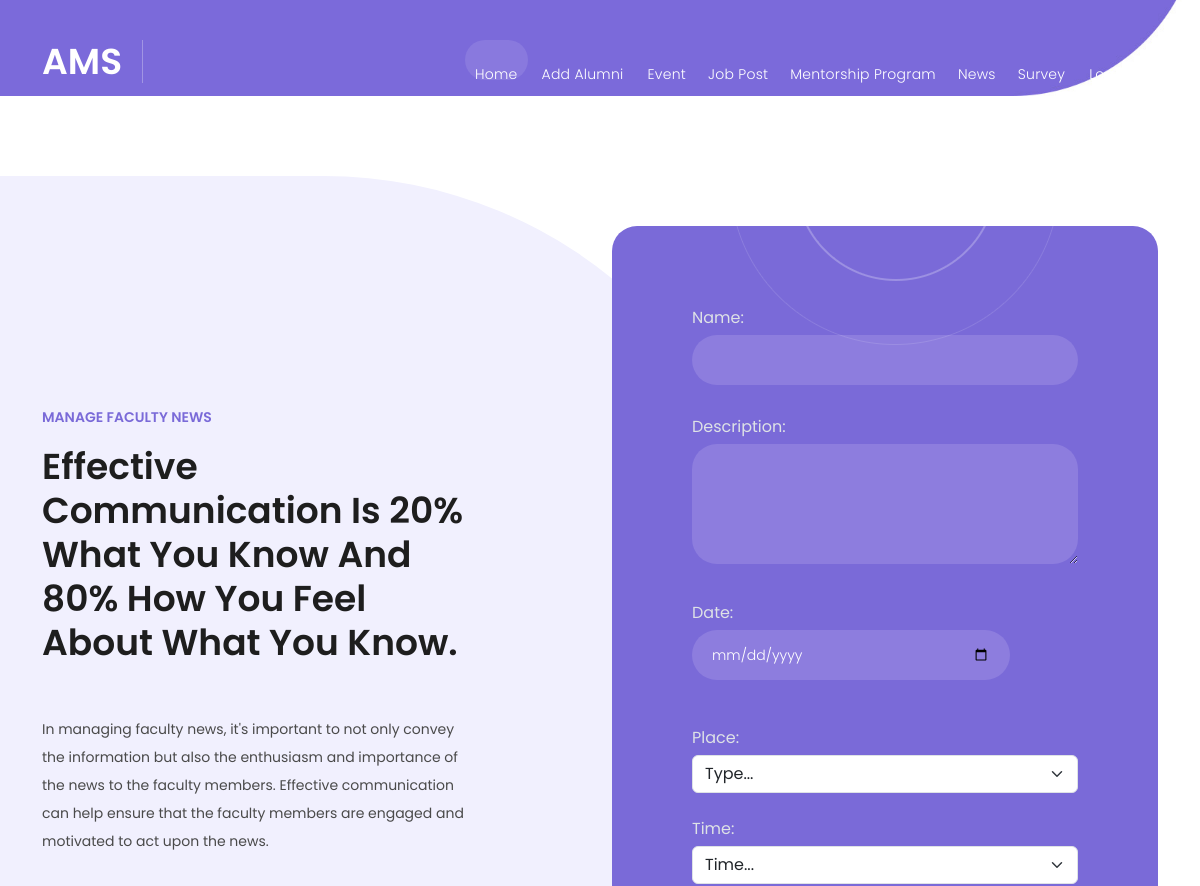
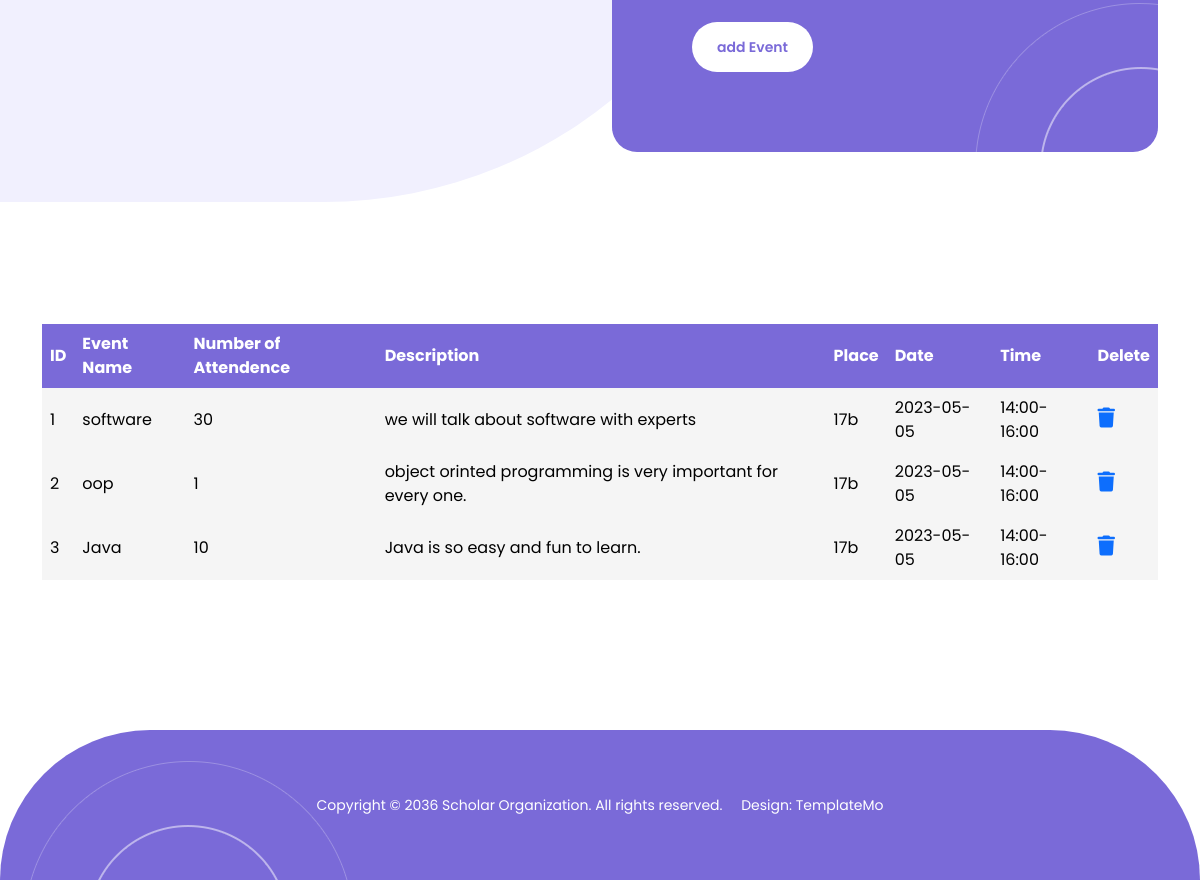
The page /View/staff/Events.php on the database its author committed (2 pictures, top to bottom).
### tables this page shows
CREATE TABLE `events` (
  `ID` int(11) NOT NULL,
  `NumberOfAttendence` int(11) NOT NULL DEFAULT 0,
  `EventDescription` text NOT NULL,
  `PlaceId` int(11) NOT NULL,
  `name` varchar(70) NOT NULL
);

CREATE TABLE `place` (
  `ID` int(11) NOT NULL,
  `Name` varchar(50) NOT NULL,
  `booking_date` date NOT NULL,
  `time_slot` varchar(50) NOT NULL
);

### Controller/staff/eventHandler.php (the view, shortened to what this page needs)
<?php
class Eventhandler{
    public function selcet_data(){
                    $array = array();
                    $query= "SELECT events.ID,events.name,events.NumberOfAttendence,events.EventDescription,place.Name,place.booking_date,place.time_slot
                    FROM events
                    INNER JOIN place ON events.PlaceId = place.ID;";
                    $conn = mysqli_connect("localhost", "root", "", "ams");
                    $result = mysqli_query($conn,$query);
                    while($event_post = mysqli_fetch_assoc($result))
                    {
                        $array[] = $event_post;
                    }
                            return $array;
    }
    public function get_all_data(){
                    $handler =new Eventhandler();
                    $data = $handler->selcet_data();
                    foreach($data as $event_post){
                    echo "<tr>";
                    echo "<td>".$event_post["ID"]."</td>";
                    echo "<td>".$event_post["name"]."</td>";
                    echo "<td>".$event_post["NumberOfAttendence"]."</td>";
                    echo "<td>".$event_post["EventDescription"]."</td>";
                    echo "<td>".$event_post["Name"]."</td>";
                    echo "<td>".$event_post["booking_date"]."</td>";
                    echo "<td>".$event_post["time_slot"]."</td>";
                    echo "<td>";
                    echo '<button class="action-button"><a href="#" id="' . $event_post["ID"] . '" class="delete"><i class="fas fa-trash delete-icon"></i></a></button>';
                    echo "</td>";
                    echo "</tr>";
                  }
                }
              }
                ?>

### View/assets/css/templatemo-scholar.css (style rules this page uses)
html, body, div, span, applet, object, iframe, h1, h2, h3, h4, h5, h6, p, blockquote, div pre, a, abbr, acronym, address, big, cite, code, del, dfn, em, font, img, ins, kbd, q, s, samp, small, strike, strong, sub, sup, tt, var, b, u, i, center, dl, dt, dd, ol, ul, li, figure, header, nav, section, article, aside, footer, figcaption { margin: 0; padding: 0; border: 0; outline: 0; }
* { box-sizing: border-box; }
html, body { font-family: 'Poppins', sans-serif; -ms-text-size-adjust: 100%; -webkit-font-smoothing: antialiased; -moz-osx-font-smoothing: grayscale; }
a { text-decoration: none !important; }
html, body { font-family: 'Poppins', sans-serif; }
body { overflow-x: hidden; }

### View/assets/css/table.css (style rules this page uses)
th, td { text-align: left; padding: 8px; background-color: #F5F5F5; color: #000; border-color: #000; }
tr:nth-child(even) { background-color: #f2f2f2; }
.action-button { background-color: transparent; color: #ccc; border: none; padding: 0; cursor: pointer; }
.delete-icon:before { content: "\f1f8"; font-family: "Font Awesome 5 Free"; font-weight: 900; font-size: 20px; }

### rows shown on the page
events: ID "1", name "software", NumberOfAttendence "30", EventDescription "we will talk about software with experts", PlaceId.Name "17b", PlaceId.booking_date "2023-05-05", PlaceId.time_slot "14:00-16:00"
events: ID "2", name "oop", NumberOfAttendence "1", EventDescription "object orinted programming is very important for every one.", PlaceId.Name "17b", PlaceId.booking_date "2023-05-05", PlaceId.time_slot "14:00-16:00"
events: ID "3", name "Java", NumberOfAttendence "10", EventDescription "Java is so easy and fun to learn.", PlaceId.Name "17b", PlaceId.booking_date "2023-05-05", PlaceId.time_slot "14:00-16:00"
